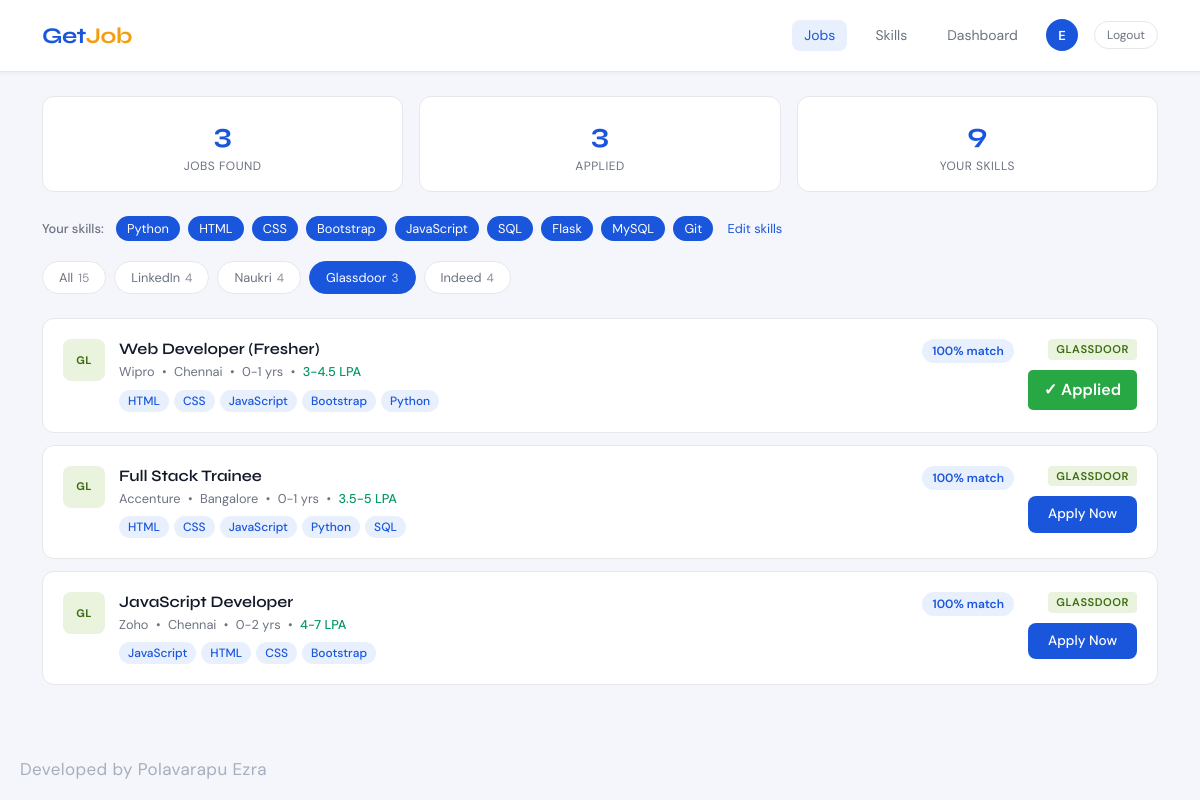
The page /jobs?portal=Glassdoor (signed in) on the database its author committed.
### tables this page shows
CREATE TABLE user_skills (
            id INTEGER PRIMARY KEY AUTOINCREMENT,
            user_id INTEGER NOT NULL,
            skill TEXT NOT NULL,
            FOREIGN KEY (user_id) REFERENCES users(id)
        );

CREATE TABLE applied_jobs (
            id INTEGER PRIMARY KEY AUTOINCREMENT,
            user_id INTEGER NOT NULL,
            job_title TEXT NOT NULL,
            company TEXT NOT NULL,
            portal TEXT NOT NULL,
            applied_at TIMESTAMP DEFAULT CURRENT_TIMESTAMP,
            FOREIGN KEY (user_id) REFERENCES users(id)
        );

### jobapp.py (the view)
@app.route("/jobs")
def jobs():
    if "user_id" not in session:
        return redirect(url_for("login"))
    conn = get_db()
    user_skills = [row["skill"] for row in conn.execute(
        "SELECT skill FROM user_skills WHERE user_id = ?", (session["user_id"],)
    ).fetchall()]
    applied = [row["job_title"] + row["company"] for row in conn.execute(
        "SELECT job_title, company FROM applied_jobs WHERE user_id = ?", (session["user_id"],)
    ).fetchall()]
    conn.close()
    if not user_skills:
        return redirect(url_for("skills"))
    portal_filter = request.args.get("portal", "All")
    matched_jobs  = get_matching_jobs(user_skills)
    portals       = ["All", "LinkedIn", "Naukri", "Glassdoor", "Indeed"]
    portal_counts = {p: sum(1 for j in matched_jobs if j["portal"] == p) for p in portals[1:]}
    portal_counts["All"] = len(matched_jobs)
    if portal_filter != "All":
        matched_jobs = [j for j in matched_jobs if j["portal"] == portal_filter]
    for job in matched_jobs:
        job["is_applied"] = (job["title"] + job["company"]) in applied
    return render_template("jobs.html", jobs=matched_jobs, user_skills=user_skills,
                           portals=portals, portal_counts=portal_counts,
                           active_portal=portal_filter, total_applied=len(applied))

### jobapp.py (called while the page is built)
def get_db():
    conn = sqlite3.connect(DB_PATH)
    conn.row_factory = sqlite3.Row
    return conn

def get_matching_jobs(skills):
    if not skills:
        return []
    matched = []
    for job in JOB_DB:
        match_count = sum(1 for s in job["skills"] if s in skills)
        if match_count > 0:
            job_copy = dict(job)
            job_copy["match_count"] = match_count
            job_copy["match_percent"] = round((match_count / len(job["skills"])) * 100)
            job_copy["matched_skills"] = [s for s in job["skills"] if s in skills]
            job_copy["other_skills"] = [s for s in job["skills"] if s not in skills]
            matched.append(job_copy)
    matched.sort(key=lambda x: x["match_percent"], reverse=True)
    return matched

### templates/jobs.html (shortened to what this page needs)
{% extends "base.html" %}
{% block content %}
<div class="container py-4">
  <div class="row g-3 mb-4">
    <div class="col-4">
      <div class="stat-card">
        <div class="stat-num">{{ jobs|length }}</div>
        <div class="stat-label">Jobs Found</div>
      </div>
    </div>
    <div class="col-4">
      <div class="stat-card">
        <div class="stat-num">{{ total_applied }}</div>
        <div class="stat-label">Applied</div>
      </div>
    </div>
    <div class="col-4">
      <div class="stat-card">
        <div class="stat-num">{{ user_skills|length }}</div>
        <div class="stat-label">Your Skills</div>
      </div>
    </div>
  </div>
  <div class="mb-3">
    <span class="section-label">Your skills:</span>
    {% for skill in user_skills %}
      <span class="skill-tag-active">{{ skill }}</span>
    {% endfor %}
    <a href="{{ url_for('skills') }}" class="edit-skills-link">Edit skills</a>
  </div>
  <div class="portal-filters mb-4">
    {% for portal in portals %}
      <a href="{{ url_for('jobs', portal=portal) }}"
         class="portal-filter-btn {% if active_portal == portal %}active{% endif %}">
        {{ portal }} <span class="portal-count">{{ portal_counts[portal] }}</span>
      </a>
    {% endfor %}
  </div>
  {% if jobs %}
    <div class="jobs-list">
      {% for job in jobs %}
      <div class="job-card">
        <div class="job-card-left">
          <div class="portal-icon portal-{{ job.portal | lower | replace(' ','') }}">
            {{ job.portal[:2] }}
          </div>
        </div>
        <div class="job-card-body">
          <div class="d-flex align-items-start justify-content-between flex-wrap gap-2">
            <div>
              <h5 class="job-title">{{ job.title }}</h5>
              <div class="job-meta">
                <span>{{ job.company }}</span>
                <span class="dot">•</span>
                <span>{{ job.location }}</span>
                <span class="dot">•</span>
                <span>{{ job.exp }}</span>
                <span class="dot">•</span>
                <span class="salary">{{ job.salary }}</span>
              </div>
            </div>
            <div class="match-badge">{{ job.match_percent }}% match</div>
          </div>
          <div class="job-skills mt-2">
            {% for skill in job.matched_skills %}
              <span class="skill-tag matched">{{ skill }}</span>
            {% endfor %}
          </div>
        </div>
        <div class="job-card-actions">
          <span class="portal-badge portal-badge-{{ job.portal | lower | replace(' ','') }}">{{ job.portal }}</span>
          <button
    class="{% if job.is_applied %}btn-applied-green{% else %}btn-apply{% endif %}"
    data-title="{{ job.title }}"
    data-company="{{ job.company }}"
    data-portal="{{ job.portal }}"
    data-link="{{ job.link }}"
    onclick="handleApply(this)"
>
    {% if job.is_applied %}✓ Applied{% else %}Apply Now{% endif %}
</button>
        </div>
      </div>
      {% endfor %}
    </div>
  {% else %}
    <div class="empty-state">
      <div class="empty-icon">🔍</div>
      <h5>No jobs found for this filter</h5>
      <p>Try selecting "All" portals or <a href="{{ url_for('skills') }}">update your skills</a>.</p>
    </div>
  {% endif %}
</div>
{% endblock %}

### static/css/style.css (style rules this page uses)
:root { --brand: #1a56db; --brand-dark: #1645b8; --brand-light: #e8f0fe; --accent: #f59e0b; --success: #059669; --danger: #dc2626; --text-primary: #111827; --text-secondary: #6b7280; --bg-page: #f4f6fb; --bg-card: #ffffff; --border: #e5e7eb; --radius: 12px; --radius-sm: 8px; }
* { box-sizing: border-box; }
body { font-family: 'DM Sans', sans-serif; background: var(--bg-page); color: var(--text-primary); min-height: 100vh; }
.stat-card { background: var(--bg-card); border: 1px solid var(--border); border-radius: var(--radius); padding: 1rem; text-align: center; }
.stat-num { font-family: 'Syne', sans-serif; font-size: 1.75rem; font-weight: 700; color: var(--brand); }
.stat-label { font-size: 0.75rem; color: var(--text-secondary); margin-top: 2px; text-transform: uppercase; letter-spacing: 0.5px; }
.portal-filters { display: flex; flex-wrap: wrap; gap: 8px; }
.portal-filter-btn { padding: 6px 16px; border: 1px solid var(--border); border-radius: 20px; font-size: 0.8rem; color: var(--text-secondary); background: #fff; text-decoration: none; transition: all 0.15s; display: inline-flex; align-items: center; gap: 5px; }
.portal-filter-btn.active { background: var(--brand); color: #fff; border-color: var(--brand); }
.portal-count { font-size: 0.75rem; opacity: 0.8; }
.jobs-list { display: flex; flex-direction: column; gap: 12px; }
.job-card { background: var(--bg-card); border: 1px solid var(--border); border-radius: var(--radius); padding: 1.25rem; display: flex; align-items: flex-start; gap: 14px; transition: border-color 0.15s, box-shadow 0.15s; }
.portal-icon { width: 42px; height: 42px; border-radius: var(--radius-sm); display: flex; align-items: center; justify-content: center; font-size: 11px; font-weight: 700; flex-shrink: 0; text-transform: uppercase; letter-spacing: 0.5px; }
.portal-glassdoor { background: #EAF3DE; color: #3B6D11; }
.job-card-body { flex: 1; min-width: 0; }
.job-title { font-family: 'Syne', sans-serif; font-size: 1rem; font-weight: 600; margin: 0 0 4px; color: var(--text-primary); }
.job-meta { font-size: 0.8rem; color: var(--text-secondary); }
.dot { margin: 0 4px; }
.salary { color: var(--success); font-weight: 500; }
.match-badge { background: var(--brand-light); color: var(--brand); font-size: 0.75rem; font-weight: 600; padding: 3px 10px; border-radius: 20px; white-space: nowrap; }
.job-skills { display: flex; flex-wrap: wrap; gap: 5px; }
.skill-tag { font-size: 0.75rem; padding: 2px 9px; background: #f3f4f6; color: var(--text-secondary); border-radius: 20px; }
.skill-tag.matched { background: #e8f0fe; color: var(--brand); font-weight: 500; }
.skill-tag-active { display: inline-block; font-size: 0.8rem; padding: 3px 11px; background: var(--brand); color: #fff; border-radius: 20px; margin-right: 4px; margin-bottom: 4px; }
.job-card-actions { display: flex; flex-direction: column; align-items: flex-end; gap: 10px; flex-shrink: 0; }
.btn-apply { background: var(--brand); color: #fff; border: none; padding: 8px 20px; border-radius: var(--radius-sm); font-size: 0.85rem; font-weight: 500; cursor: pointer; font-family: 'DM Sans', sans-serif; transition: background 0.15s; white-space: nowrap; }
.portal-badge { display: inline-block; font-size: 0.7rem; font-weight: 600; padding: 2px 8px; border-radius: 4px; text-transform: uppercase; letter-spacing: 0.5px; }
.portal-badge-glassdoor { background: #EAF3DE; color: #3B6D11; }
.section-label { font-size: 0.8rem; color: var(--text-secondary); margin-right: 8px; font-weight: 500; }
.edit-skills-link { font-size: 0.8rem; color: var(--brand); text-decoration: none; margin-left: 6px; }
.btn-applied-green { background-color: #28a745; color: white; padding: 8px 16px; border: none; border-radius: 5px; cursor: pointer; font-weight: 600; }

### rows shown on the page
user_skills: skill "Python"
user_skills: skill "HTML"
user_skills: skill "CSS"
user_skills: skill "Bootstrap"
user_skills: skill "JavaScript"
user_skills: skill "SQL"
user_skills: skill "Flask"
user_skills: skill "MySQL"
user_skills: skill "Git"
applied_jobs: portal "Glassdoor", id "3", portal "GL", title "Web Developer (Fresher)", company "Wipro", location "Chennai", exp "0-1 yrs", salary "3-4.5 LPA", match_percent "100", matched_skills "HTML" "CSS" "JavaScript" "Bootstrap" "Python" "HTML" "CSS" "JavaScript" "Python" "SQL" "JavaScript" "HTML" "CSS" "Bootstrap", portal "GLASSDOOR", shows "✓ Applied", title "Full Stack Trainee", company "Accenture", location "Bangalore", salary "3.5-5 LPA", title "JavaScript Developer", company "Zoho", exp "0-2 yrs", salary "4-7 LPA"

### other values the page prints
{{ session.user_name[0].upper() }} "E"
{{ jobs|length }} "3"
{{ total_applied }} "3"
{{ user_skills|length }} "9"
{{ portal }} "All" "LinkedIn" "Naukri" "Indeed"
{{ portal_counts[portal] }} "15" "4" "4" "4"
